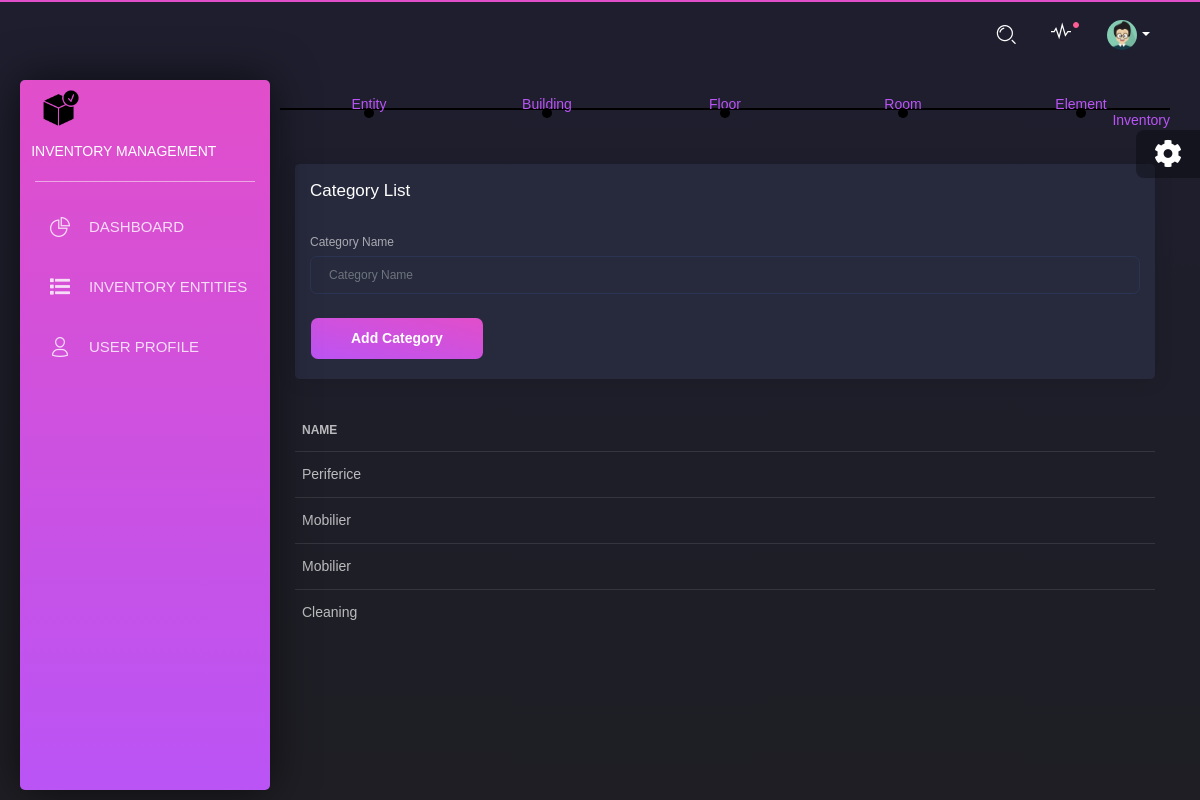
The page /categories/5/ on the database its author committed.
### main/models.py (models this page shows, shortened)
class Category(models.Model):
    name = models.CharField(max_length=255)

### main/views.py (the view)
# urls.py: path('categories/<int:entity_id>/', category_list_view , name='category_list'),
def category_list_view(request, entity_id):
    categories = Category.objects.all()
    form = CategoryForm()
    if request.method == 'POST':
        form = CategoryForm(request.POST)
        if form.is_valid():
            form.save()
    context = {
        'categories': categories,
        'form': form,
        'entity_id': entity_id,
    }
    return render(request, 'inventory_app/categories.html', context)

### main/forms.py
class CategoryForm(forms.ModelForm):
    class Meta:
        model = Category
        fields = ['name']
        labels = {'name': 'Category Name'}

### main/context_processors.py (called while the page is built)
def entities_processor(request):
    if not request.user.is_anonymous:
        entities = Entity.objects.filter(users=request.user)
    else:
        entities = Entity.objects.none()
    return {'entities': entities}

### content/templates/inventory_app/categories.html (shortened to what this page needs)
{% extends 'base_dashboard.html' %}
{% load bootstrap5 %}
{% block content %}
  <div class="content">
    {% include 'inventory_app/nodes.html' %}
    <div class="col-12">
        <div class="card ">
          <div class="card-header">
            <h4 class="card-title">Category List</h4>
          </div>
          <div class="card-body">
            <div class="table-responsive" style="overflow:auto;">
              <form method="post">
                {% bootstrap_form form %}
                <button class="btn btn-primary" style="position:absolute;" type="submit">Add Category</button>
              </form>
            </div>
          </div>
        </div>
        <table class="table">
          <thead>
            <tr>
              <th>Name</th>
            </tr>
          </thead>
          <tbody>
            {% for category in categories %}
            <tr>
              <td>{{ category.name }}</td>
            </tr>
            {% empty %}
            <tr>
              <td colspan="1">No categories found.</td>
            </tr>
            {% endfor %}
          </tbody>
        </table>
      </div>
    </div>
  </div>
{% endblock %}

### rows shown on the page
Category: name "Periferice"
Category: name "Mobilier"
Category: name "Mobilier"
Category: name "Cleaning"
